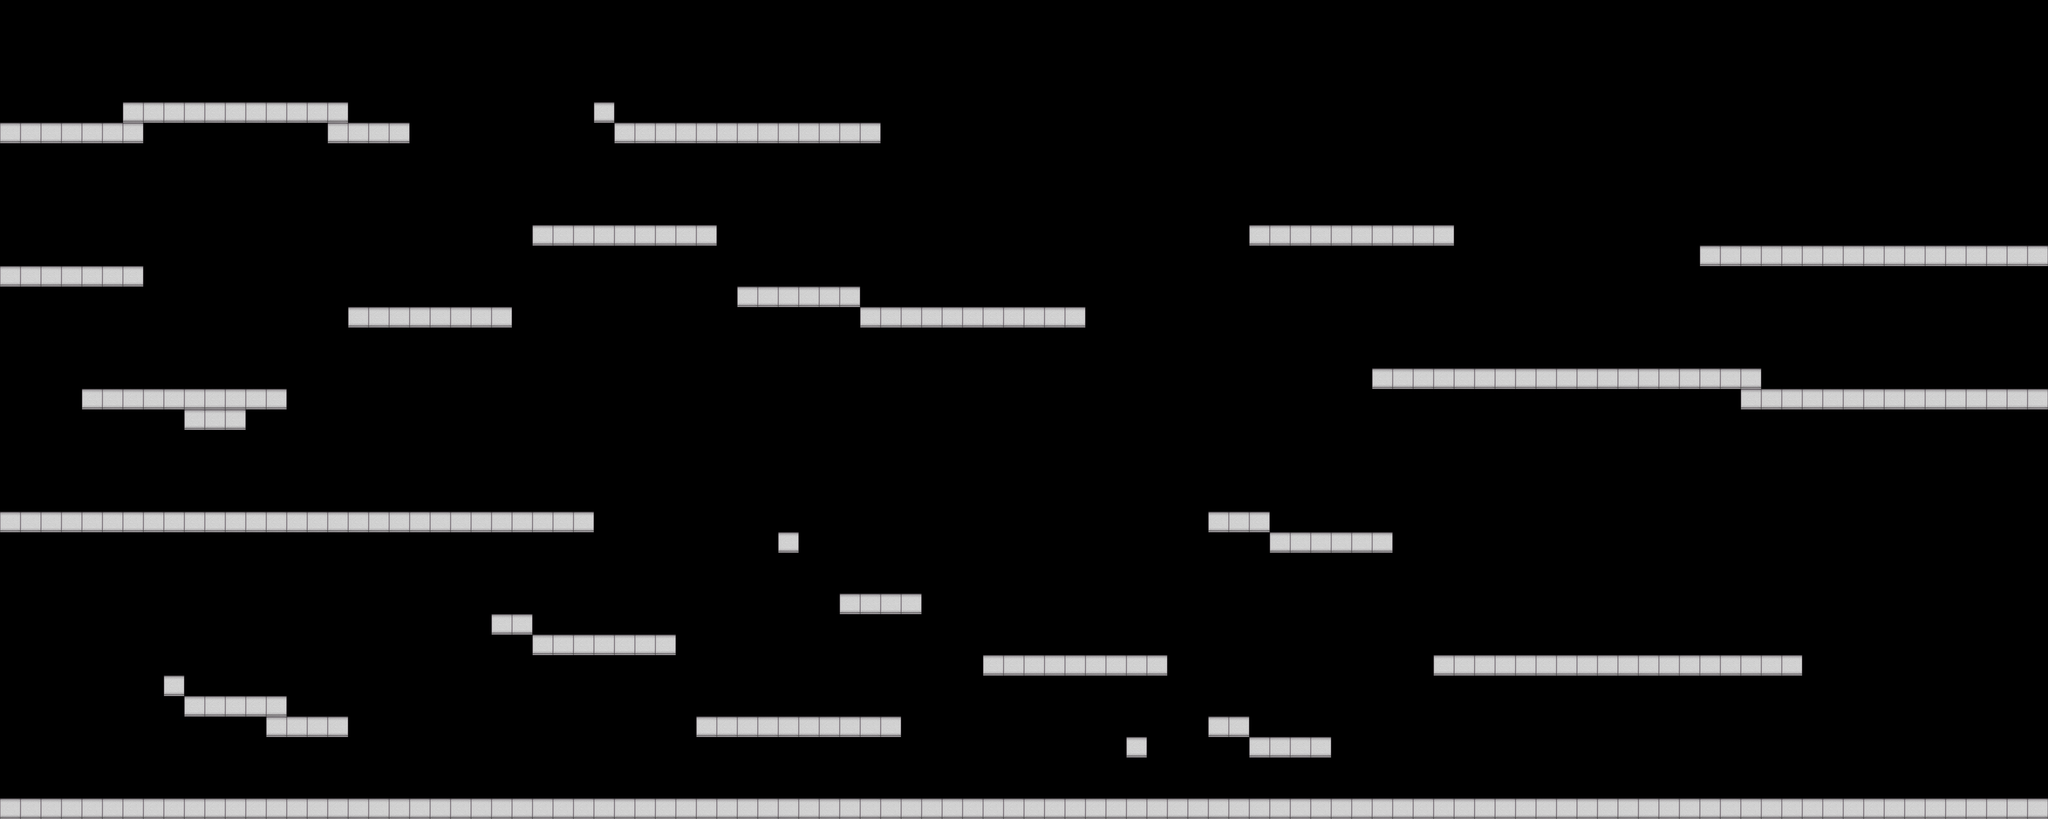

Tiled map render using the project's own tile images. Description and the map definition, with tile-layer contents summarised, below:
An orthogonal 100x40 tile map with 64x64 px tiles, 1 tile layer (Collision), 2 tilesets and 1 object.

<map version="1.0" orientation="orthogonal" renderorder="right-down" width="100" height="40" tilewidth="64" tileheight="64">
 <tileset firstgid="1" name="tileset" tilewidth="64" tileheight="64">
  <image source="../images/tileset.png" trans="ff00ff" width="512" height="256" />
 </tileset>
 <tileset firstgid="33" name="Player" tilewidth="132" tileheight="152">
  <image source="../images/player.png" trans="ff00ff" width="1024" height="1024" />
  <tile id="0">
   <properties>
    <property name="Class" value="Player" />
   </properties>
  </tile>
 </tileset>
 <layer name="Collision" width="100" height="40">
  <properties>
   <property name="collision" value="true" />
  </properties>
  <data>[4000 cells, 357 non-empty, 1 distinct tile ids]</data>
 </layer>
 <objectgroup name="Object Layer">
  <object gid="33" x="3.69697" y="815.394" />
 </objectgroup>
</map>
